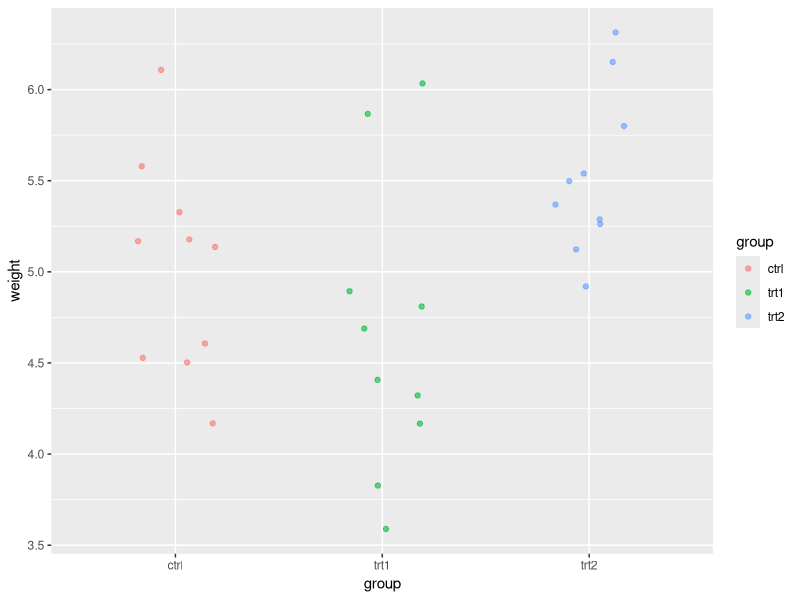
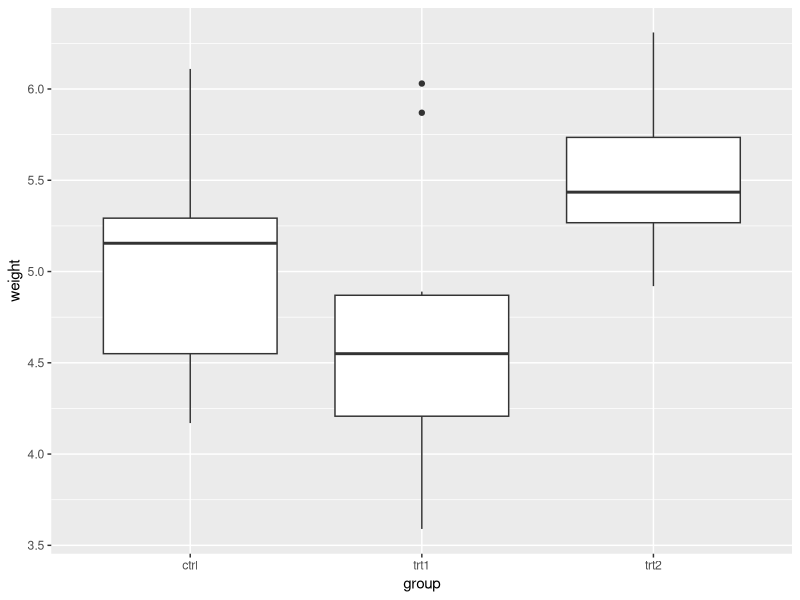
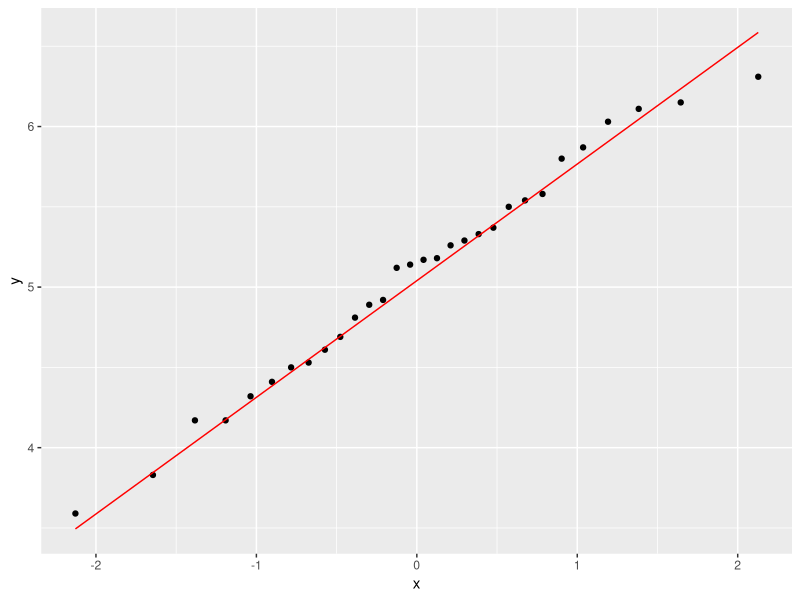
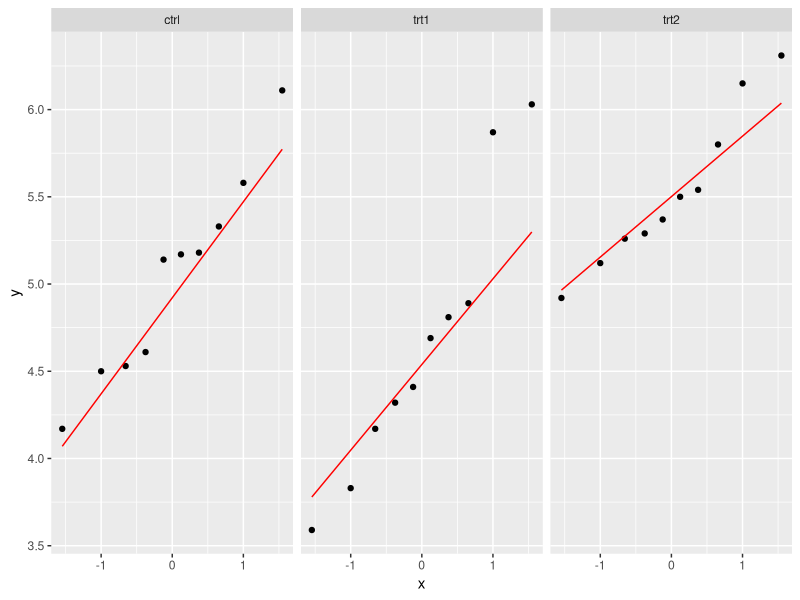
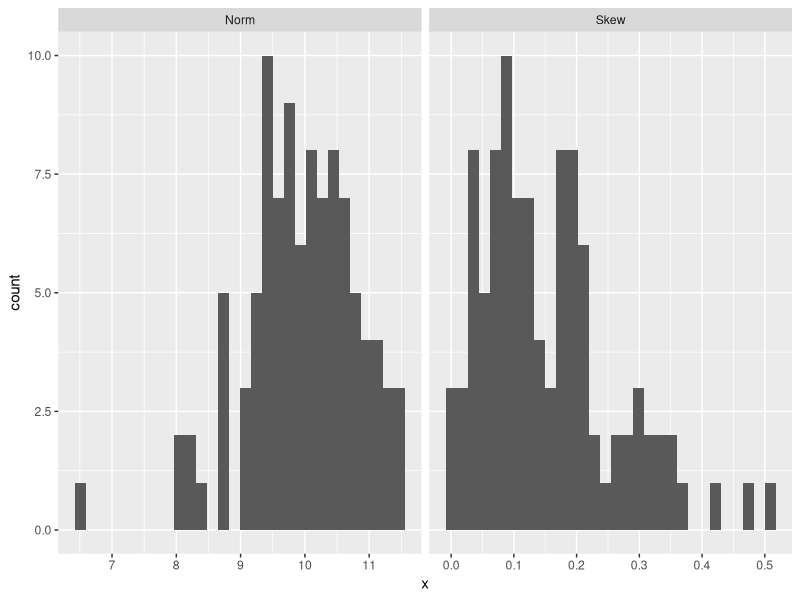
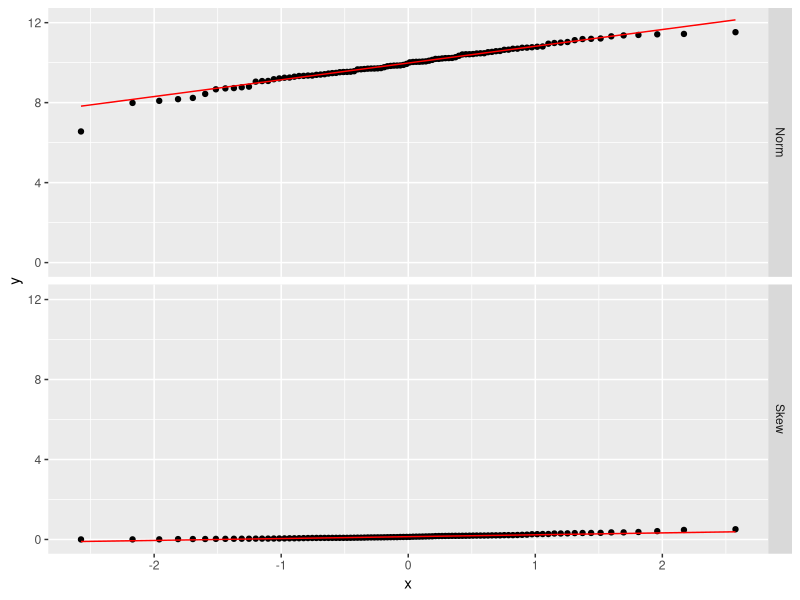
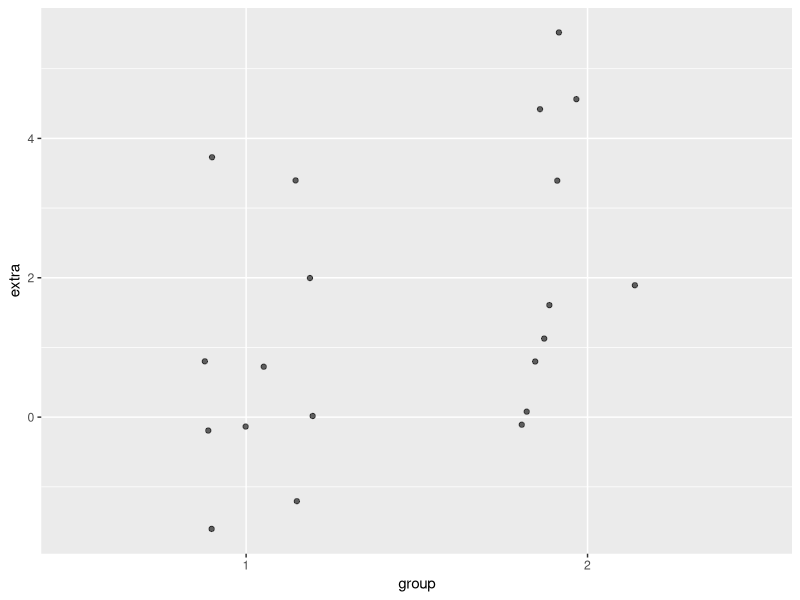

Generate these figures, in order, with R:
# Intro to R
# Rick Scavetta
# 25.11.2019
# DAwR workshop for ZIBI

# clear workspace
rm(list = ls())

# Load packages
# First, install (but only once!)
library(tidyverse)

# R syntax
n <- log2(8)
n

# The PlantGrowth dataset ----
# A built-in dataset
PlantGrowth

# Explore our data
summary(PlantGrowth)
str(PlantGrowth)
glimpse(PlantGrowth) # dplyr package (part of tidyverse)

# Descriptive statistics ----
# global mean
mean(PlantGrowth$weight)

# group-wise means
# Use shift + ctrl + m to get %>%, aka the "pipe operator"
# Say "... and then ..."
PlantGrowth %>% 
  group_by(group) %>%
  summarise(avg = mean(weight),
            stdev = sd(weight),
            n = n())

# Data Viz ----
# Use ggplot2, part of the tidyverse
# 3 essential layers
# 1 - Data
# 2 - Aesthetics, MAPPING a variable onto a scale/axis (x, y, color, size)
# 3 - Geometry, how the plot actually looks

# A "dotplot"
ggplot(PlantGrowth, aes(group, weight, color = group)) +
  geom_jitter(width = 0.2, alpha = 0.6)

# Boxplot
ggplot(PlantGrowth, aes(x = group, y = weight)) +
  geom_boxplot()

# Q-Q plot to see normality
# for all data together
ggplot(PlantGrowth, aes(sample = weight)) +
  stat_qq() +
  stat_qq_line(color = "red")

# group-wise:
ggplot(PlantGrowth, aes(sample = weight)) +
  stat_qq() +
  stat_qq_line(color = "red") +
  facet_grid(. ~ group)

sam <- 100
myData <- data.frame(type = rep(c("Skew","Norm"), each = sam),
                     x = c(rbeta(sam,2,10),rnorm(sam, 10)))
ggplot(myData, aes(x = x)) +
  geom_histogram() +
  facet_wrap(type ~ ., scales = "free_x")

ggplot(myData, aes(sample = x)) +
  stat_qq() +
  stat_qq_line(color = "red") +
  facet_grid(type ~ .)

# Inferential statistics ----
# First, define a linear model:
Plant_lm <- lm(weight ~ group, data = PlantGrowth)

# print the lm to the screen:
Plant_lm
# the 2nd and 3rd coefficients are 
# the differences in the means

# t-tests: Typically, use t.test() but here it's
# actually less convenient
# So here, use:
summary(Plant_lm)
# p-values are in "Pr(>|t|)"

# ANOVA
anova(Plant_lm)

## Alternatives ----
# All pair-wise t-test (aka Tukey's HSD Post-hoc test)
# Basically like the lm() above
Plant_aov <- aov(weight ~ group, data = PlantGrowth)
class(Plant_aov)
# ANOVA: Exactly as above
summary(Plant_aov)

# But now you can do the post-hoc test:
TukeyHSD(Plant_aov)

# So two different ways of doing an ANOVA:
# anova(lm(y ~ x))
# summary(aov(y ~ x))

# How to do just a single two-sample t-test:
sleep 
# y = extra (extra hours of sleep) 
# x = group (the drug given)

t.test(extra ~ group, data = sleep)
# p-value = 0.07939

ggplot(sleep, aes(x = group, y = extra)) +
  geom_jitter(width = 0.2, alpha = 0.6)

# Element 2: Functions ----
# Anything that happens is because of a function
# i.e. Verbs

# Arithmetic operators
34 + 6

# what really happened:
`+`(34, 6)

# BEDMAS - Order of operations
# Brakets, Exponents, Div, Mult, Add, Sub

2 + 3/4 # 2.75
(2 + 3)/4 # 1.25

# Make some simple objects
n <- 34
p <- 6

# Use just like numbers:
n + p

# Generic form of functions
# fun_name(fun_agr1 = ..., fun_arg2 = ...)

# Some features of functions:
# 1 - Call args by name or positional matching
log2(8) # short form, positional matching
log2(x = 8) # short form, named args
log(x = 8, base = 2) # long form, named args
log(base = 2, x = 8) # long form, named args
log(8, 2) # long form, positional matching
log(8, base = 2) # mix, very typical
log(2, x = 8) # Confusing! don't get fancy

# 2 - Call args by partial names
log(8, b = 2) # partial name matching

# 3 - Funs can have 0 to many uncountable args
# 4 - Args may be named or unnamed
ls() # 0 args

# e.g. very common functions - Combine c()
xx <- c(3, 8, 9, 23)
myNames <- c("healthy", "tissue", "quantity")

# seq() - Creates a seq of numbers
foo1 <- seq(from = 1, to = 100, by = 7)
foo1
# same as:
seq(1, 100, 7)

foo2 <- seq(1, n, p)
foo2  

# The colon operator, :, short cur for:
seq(1, 10, 1)
1:10

# Two fundamental classes of math functions:
# 1 - Transformation - same number of output as input
# e.g. log, sqrt, z-score, normalization, arithmetic operators
# 2 - Aggregrations - one value as output
# e.g. mean, sd, n, median, var

foo2 + 100 # Transformation
foo2 + foo2 # Transformation
sum(foo2) + foo2 # Aggregration, followed by Transformation
1:3 + foo2 # Transformation

###### FUNDAMENTAL CONCEPT!!! #######
###### VECTOR RECYCLING #############

1:4 + foo2

# 3 Different types of messages:
# 1 - information
# 2 - "Warning message": Maybe something went wrong
# 3 - "Error message": full stop, something IS wrong

# Calculate a linear transformation of xx
# where slope = 1.12, and y-intercept = -0.4
# e.g. mx + b (m is slope, b is y-intercept)
m <- 1.12
b <- -0.4
m * xx + b

# Element 3: Objects ----
# Anything that exists is an object
# e.g. Nouns

# The most data storage objects

# Vectors: 1-dimensional, homogenous data type

# e.g.
foo1 # 15 elements
foo2 # 6 elements
length(foo2) # how many elements
myNames # 3 elements

# 4 most common used-defined
# Atomic vector types
# Logical: TRUE/FALSE, T/F, 1/0 aka binary, Boolean
# Integers: Whole numbers (-5, -3, 6, 0, 8)
# Double: Real numbers (with decimals) aka float
# Character: aka strings (anything)

# Numeric: Generic for either integer or double

# type of data:
typeof(foo2)
typeof(myNames)


foo3 <- c("Liver", "Brain", "Testes", "Muscle",
          "Intestine", "Heart")
typeof(foo3)

foo4 <- c(TRUE, FALSE, FALSE, TRUE, TRUE, FALSE)
typeof(foo4)

# Hierarchy and Coercion
test <- c(1:10, "bob")
test # type is character

mean(test) # can't do math
# solutions:
# 1) Don't contaminate your numbers
# 2) Coercion with an as.*() function
test <- as.numeric(test)

# now we can do math
typeof(test)
mean(test, na.rm = TRUE) # don't forget to remove NAs in function

# Lists: 1-dimensional, heterogenous data types
# e.g.
typeof(Plant_lm)
length(Plant_lm) # 13 elements

# Plant_lm # a short-cut for...
# print(Plant_lm)

# attributes (meta-data)
attributes(Plant_lm)
# 2 attributes, names and class
# 13 named elements

# Access attributes with the typical accessor functions
names(Plant_lm)

# Any named element can be accessed with $ notation
Plant_lm$coefficients # a 3-element long vector
Plant_lm$residuals # a 30-element long vector
Plant_lm$model # the original data

# The class attribute
class(Plant_lm) # Tells R functions how to handle this object

# e.g.
class(Plant_aov) # aov
summary(Plant_aov) # ANOVA

class(Plant_lm) # lm
summary(Plant_lm) # t-tests

class(PlantGrowth) # data.frame
summary(PlantGrowth) # summarize each column

# Data frames: 2-dimensional, heterogenous data types
# R's version of an excel table
# rows = observations
# columns = variables
# Special class of type list
# where each element is a vector of the SAME length

# e.g.
PlantGrowth

names(PlantGrowth)
PlantGrowth$weight # numeric vector in a data frame

class(PlantGrowth)
typeof(PlantGrowth)

# typical functions:
dim(PlantGrowth) # 30 rows & 2 columns
nrow(PlantGrowth) # 30
ncol(PlantGrowth) # 2

